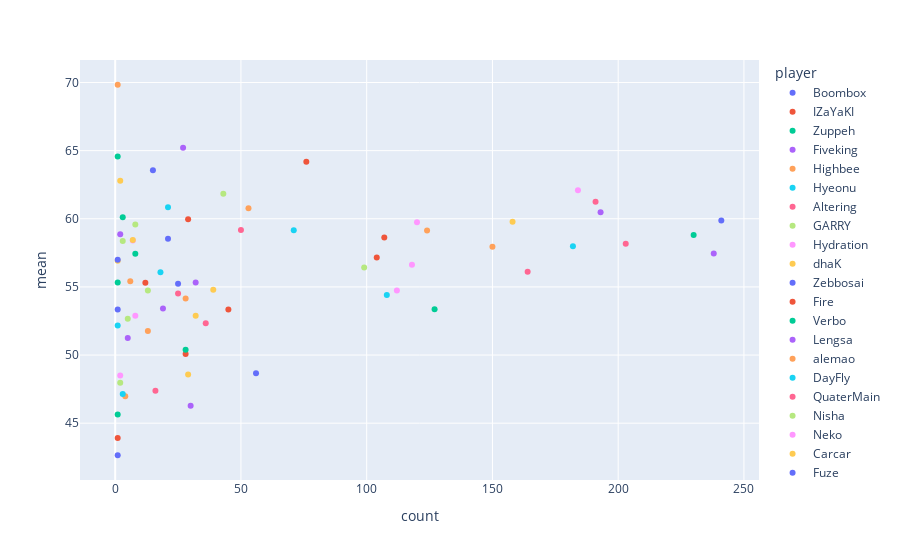

The notebook cell saved with this chart:
### Code cell
fig2 = px.scatter(winston, x=winston['count'], y=winston['mean'], color=winston['player'])
fig2.show()

### Figure 1 — Plotly figure (JSON) as saved in the notebook; plotly's stock layout.template omitted (floating-point values rounded to 4 significant figures)
{"data": [{"hovertemplate": "player=Boombox<br>count=%{x}<br>mean=%{y}<extra></extra>", "legendgroup": "Boombox", "marker": {"color": "#636efa", "symbol": "circle"}, "mode": "markers", "name": "Boombox", "orientation": "v", "showlegend": true, "type": "scatter", "x": [1], "xaxis": "x", "y": [42.65], "yaxis": "y"}, {"hovertemplate": "player=IZaYaKI<br>count=%{x}<br>mean=%{y}<extra></extra>", "legendgroup": "IZaYaKI", "marker": {"color": "#EF553B", "symbol": "circle"}, "mode": "markers", "name": "IZaYaKI", "orientation": "v", "showlegend": true, "type": "scatter", "x": [1], "xaxis": "x", "y": [43.91], "yaxis": "y"}, {"hovertemplate": "player=Zuppeh<br>count=%{x}<br>mean=%{y}<extra></extra>", "legendgroup": "Zuppeh", "marker": {"color": "#00cc96", "symbol": "circle"}, "mode": "markers", "name": "Zuppeh", "orientation": "v", "showlegend": true, "type": "scatter", "x": [1], "xaxis": "x", "y": [45.64], "yaxis": "y"}, {"hovertemplate": "player=Fiveking<br>count=%{x}<br>mean=%{y}<extra></extra>", "legendgroup": "Fiveking", "marker": {"color": "#ab63fa", "symbol": "circle"}, "mode": "markers", "name": "Fiveking", "orientation": "v", "showlegend": true, "type": "scatter", "x": [30], "xaxis": "x", "y": [46.28], "yaxis": "y"}, {"hovertemplate": "player=Highbee<br>count=%{x}<br>mean=%{y}<extra></extra>", "legendgroup": "Highbee", "marker": {"color": "#FFA15A", "symbol": "circle"}, "mode": "markers", "name": "Highbee", "orientation": "v", "showlegend": true, "type": "scatter", "x": [4], "xaxis": "x", "y": [46.98], "yaxis": "y"}, {"hovertemplate": "player=Hyeonu<br>count=%{x}<br>mean=%{y}<extra></extra>", "legendgroup": "Hyeonu", "marker": {"color": "#19d3f3", "symbol": "circle"}, "mode": "markers", "name": "Hyeonu", "orientation": "v", "showlegend": true, "type": "scatter", "x": [3], "xaxis": "x", "y": [47.14], "yaxis": "y"}, {"hovertemplate": "player=Altering<br>count=%{x}<br>mean=%{y}<extra></extra>", "legendgroup": "Altering", "marker": {"color": "#FF6692", "symbol": "circle"}, "mode": "markers", "name": "Altering", "orientation": "v", "showlegend": true, "type": "scatter", "x": [16], "xaxis": "x", "y": [47.38], "yaxis": "y"}, {"hovertemplate": "player=GARRY<br>count=%{x}<br>mean=%{y}<extra></extra>", "legendgroup": "GARRY", "marker": {"color": "#B6E880", "symbol": "circle"}, "mode": "markers", "name": "GARRY", "orientation": "v", "showlegend": true, "type": "scatter", "x": [2], "xaxis": "x", "y": [47.97], "yaxis": "y"}, {"hovertemplate": "player=Hydration<br>count=%{x}<br>mean=%{y}<extra></extra>", "legendgroup": "Hydration", "marker": {"color": "#FF97FF", "symbol": "circle"}, "mode": "markers", "name": "Hydration", "orientation": "v", "showlegend": true, "type": "scatter", "x": [2], "xaxis": "x", "y": [48.5], "yaxis": "y"}, {"hovertemplate": "player=dhaK<br>count=%{x}<br>mean=%{y}<extra></extra>", "legendgroup": "dhaK", "marker": {"color": "#FECB52", "symbol": "circle"}, "mode": "markers", "name": "dhaK", "orientation": "v", "showlegend": true, "type": "scatter", "x": [29], "xaxis": "x", "y": [48.56], "yaxis": "y"}, {"hovertemplate": "player=Zebbosai<br>count=%{x}<br>mean=%{y}<extra></extra>", "legendgroup": "Zebbosai", "marker": {"color": "#636efa", "symbol": "circle"}, "mode": "markers", "name": "Zebbosai", "orientation": "v", "showlegend": true, "type": "scatter", "x": [56], "xaxis": "x", "y": [48.66], "yaxis": "y"}, {"hovertemplate": "player=Fire<br>count=%{x}<br>mean=%{y}<extra></extra>", "legendgroup": "Fire", "marker": {"color": "#EF553B", "symbol": "circle"}, "mode": "markers", "name": "Fire", "orientation": "v", "showlegend": true, "type": "scatter", "x": [28], "xaxis": "x", "y": [50.07], "yaxis": "y"}, {"hovertemplate": "player=Verbo<br>count=%{x}<br>mean=%{y}<extra></extra>", "legendgroup": "Verbo", "marker": {"color": "#00cc96", "symbol": "circle"}, "mode": "markers", "name": "Verbo", "orientation": "v", "showlegend": true, "type": "scatter", "x": [28], "xaxis": "x", "y": [50.4], "yaxis": "y"}, {"hovertemplate": "player=Lengsa<br>count=%{x}<br>mean=%{y}<extra></extra>", "legendgroup": "Lengsa", "marker": {"color": "#ab63fa", "symbol": "circle"}, "mode": "markers", "name": "Lengsa", "orientation": "v", "showlegend": true, "type": "scatter", "x": [5], "xaxis": "x", "y": [51.24], "yaxis": "y"}, {"hovertemplate": "player=alemao<br>count=%{x}<br>mean=%{y}<extra></extra>", "legendgroup": "alemao", "marker": {"color": "#FFA15A", "symbol": "circle"}, "mode": "markers", "name": "alemao", "orientation": "v", "showlegend": true, "type": "scatter", "x": [13], "xaxis": "x", "y": [51.77], "yaxis": "y"}, {"hovertemplate": "player=DayFly<br>count=%{x}<br>mean=%{y}<extra></extra>", "legendgroup": "DayFly", "marker": {"color": "#19d3f3", "symbol": "circle"}, "mode": "markers", "name": "DayFly", "orientation": "v", "showlegend": true, "type": "scatter", "x": [1], "xaxis": "x", "y": [52.17], "yaxis": "y"}, {"hovertemplate": "player=QuaterMain<br>count=%{x}<br>mean=%{y}<extra></extra>", "legendgroup": "QuaterMain", "marker": {"color": "#FF6692", "symbol": "circle"}, "mode": "markers", "name": "QuaterMain", "orientation": "v", "showlegend": true, "type": "scatter", "x": [36], "xaxis": "x", "y": [52.34], "yaxis": "y"}, {"hovertemplate": "player=Nisha<br>count=%{x}<br>mean=%{y}<extra></extra>", "legendgroup": "Nisha", "marker": {"color": "#B6E880", "symbol": "circle"}, "mode": "markers", "name": "Nisha", "orientation": "v", "showlegend": true, "type": "scatter", "x": [5], "xaxis": "x", "y": [52.67], "yaxis": "y"}, {"hovertemplate": "player=Neko<br>count=%{x}<br>mean=%{y}<extra></extra>", "legendgroup": "Neko", "marker": {"color": "#FF97FF", "symbol": "circle"}, "mode": "markers", "name": "Neko", "orientation": "v", "showlegend": true, "type": "scatter", "x": [8], "xaxis": "x", "y": [52.88], "yaxis": "y"}, {"hovertemplate": "player=Carcar<br>count=%{x}<br>mean=%{y}<extra></extra>", "legendgroup": "Carcar", "marker": {"color": "#FECB52", "symbol": "circle"}, "mode": "markers", "name": "Carcar", "orientation": "v", "showlegend": true, "type": "scatter", "x": [32], "xaxis": "x", "y": [52.88], "yaxis": "y"}, {"hovertemplate": "player=Fuze<br>count=%{x}<br>mean=%{y}<extra></extra>", "legendgroup": "Fuze", "marker": {"color": "#636efa", "symbol": "circle"}, "mode": "markers", "name": "Fuze", "orientation": "v", "showlegend": true, "type": "scatter", "x": [1], "xaxis": "x", "y": [53.35], "yaxis": "y"}, {"hovertemplate": "player=HarryHook<br>count=%{x}<br>mean=%{y}<extra></extra>", "legendgroup": "HarryHook", "marker": {"color": "#EF553B", "symbol": "circle"}, "mode": "markers", "name": "HarryHook", "orientation": "v", "showlegend": true, "type": "scatter", "x": [45], "xaxis": "x", "y": [53.35], "yaxis": "y"}, {"hovertemplate": "player=Boink<br>count=%{x}<br>mean=%{y}<extra></extra>", "legendgroup": "Boink", "marker": {"color": "#00cc96", "symbol": "circle"}, "mode": "markers", "name": "Boink", "orientation": "v", "showlegend": true, "type": "scatter", "x": [127], "xaxis": "x", "y": [53.36], "yaxis": "y"}, {"hovertemplate": "player=Mandu<br>count=%{x}<br>mean=%{y}<extra></extra>", "legendgroup": "Mandu", "marker": {"color": "#ab63fa", "symbol": "circle"}, "mode": "markers", "name": "Mandu", "orientation": "v", "showlegend": true, "type": "scatter", "x": [19], "xaxis": "x", "y": [53.41], "yaxis": "y"}, {"hovertemplate": "player=Halo<br>count=%{x}<br>mean=%{y}<extra></extra>", "legendgroup": "Halo", "marker": {"color": "#FFA15A", "symbol": "circle"}, "mode": "markers", "name": "Halo", "orientation": "v", "showlegend": true, "type": "scatter", "x": [28], "xaxis": "x", "y": [54.14], "yaxis": "y"}, {"hovertemplate": "player=Custa<br>count=%{x}<br>mean=%{y}<extra></extra>", "legendgroup": "Custa", "marker": {"color": "#19d3f3", "symbol": "circle"}, "mode": "markers", "name": "Custa", "orientation": "v", "showlegend": true, "type": "scatter", "x": [108], "xaxis": "x", "y": [54.41], "yaxis": "y"}, {"hovertemplate": "player=Fahzix<br>count=%{x}<br>mean=%{y}<extra></extra>", "legendgroup": "Fahzix", "marker": {"color": "#FF6692", "symbol": "circle"}, "mode": "markers", "name": "Fahzix", "orientation": "v", "showlegend": true, "type": "scatter", "x": [25], "xaxis": "x", "y": [54.52], "yaxis": "y"}, {"hovertemplate": "player=Friday<br>count=%{x}<br>mean=%{y}<extra></extra>", "legendgroup": "Friday", "marker": {"color": "#B6E880", "symbol": "circle"}, "mode": "markers", "name": "Friday", "orientation": "v", "showlegend": true, "type": "scatter", "x": [13], "xaxis": "x", "y": [54.74], "yaxis": "y"}, {"hovertemplate": "player=ArK<br>count=%{x}<br>mean=%{y}<extra></extra>", "legendgroup": "ArK", "marker": {"color": "#FF97FF", "symbol": "circle"}, "mode": "markers", "name": "ArK", "orientation": "v", "showlegend": true, "type": "scatter", "x": [112], "xaxis": "x", "y": [54.75], "yaxis": "y"}, {"hovertemplate": "player=Aid<br>count=%{x}<br>mean=%{y}<extra></extra>", "legendgroup": "Aid", "marker": {"color": "#FECB52", "symbol": "circle"}, "mode": "markers", "name": "Aid", "orientation": "v", "showlegend": true, "type": "scatter", "x": [39], "xaxis": "x", "y": [54.79], "yaxis": "y"}, {"hovertemplate": "player=KuKi<br>count=%{x}<br>mean=%{y}<extra></extra>", "legendgroup": "KuKi", "marker": {"color": "#636efa", "symbol": "circle"}, "mode": "markers", "name": "KuKi", "orientation": "v", "showlegend": true, "type": "scatter", "x": [25], "xaxis": "x", "y": [55.23], "yaxis": "y"}, {"hovertemplate": "player=Swimmer<br>count=%{x}<br>mean=%{y}<extra></extra>", "legendgroup": "Swimmer", "marker": {"color": "#EF553B", "symbol": "circle"}, "mode": "markers", "name": "Swimmer", "orientation": "v", "showlegend": true, "type": "scatter", "x": [12], "xaxis": "x", "y": [55.3], "yaxis": "y"}, {"hovertemplate": "player=Shaz<br>count=%{x}<br>mean=%{y}<extra></extra>", "legendgroup": "Shaz", "marker": {"color": "#00cc96", "symbol": "circle"}, "mode": "markers", "name": "Shaz", "orientation": "v", "showlegend": true, "type": "scatter", "x": [1], "xaxis": "x", "y": [55.32], "yaxis": "y"}, {"hovertemplate": "player=SanGuiNar<br>count=%{x}<br>mean=%{y}<extra></extra>", "legendgroup": "SanGuiNar", "marker": {"color": "#ab63fa", "symbol": "circle"}, "mode": "markers", "name": "SanGuiNar", "orientation": "v", "showlegend": true, "type": "scatter", "x": [32], "xaxis": "x", "y": [55.32], "yaxis": "y"}, {"hovertemplate": "player=Gambler<br>count=%{x}<br>mean=%{y}<extra></extra>", "legendgroup": "Gambler", "marker": {"color": "#FFA15A", "symbol": "circle"}, "mode": "markers", "name": "Gambler", "orientation": "v", "showlegend": true, "type": "scatter", "x": [6], "xaxis": "x", "y": [55.42], "yaxis": "y"}, {"hovertemplate": "player=Paintbrush<br>count=%{x}<br>mean=%{y}<extra></extra>", "legendgroup": "Paintbrush", "marker": {"color": "#19d3f3", "symbol": "circle"}, "mode": "markers", "name": "Paintbrush", "orientation": "v", "showlegend": true, "type": "scatter", "x": [18], "xaxis": "x", "y": [56.08], "yaxis": "y"}, {"hovertemplate": "player=Kellex<br>count=%{x}<br>mean=%{y}<extra></extra>", "legendgroup": "Kellex", "marker": {"color": "#FF6692", "symbol": "circle"}, "mode": "markers", "name": "Kellex", "orientation": "v", "showlegend": true, "type": "scatter", "x": [164], "xaxis": "x", "y": [56.1], "yaxis": "y"}, {"hovertemplate": "player=Yveltal<br>count=%{x}<br>mean=%{y}<extra></extra>", "legendgroup": "Yveltal", "marker": {"color": "#B6E880", "symbol": "circle"}, "mode": "markers", "name": "Yveltal", "orientation": "v", "showlegend": true, "type": "scatter", "x": [99], "xaxis": "x", "y": [56.43], "yaxis": "y"}, {"hovertemplate": "player=Kris<br>count=%{x}<br>mean=%{y}<extra></extra>", "legendgroup": "Kris", "marker": {"color": "#FF97FF", "symbol": "circle"}, "mode": "markers", "name": "Kris", "orientation": "v", "showlegend": true, "type": "scatter", "x": [118], "xaxis": "x", "y": [56.63], "yaxis": "y"}, {"hovertemplate": "player=ryujehong<br>count=%{x}<br>mean=%{y}<extra></extra>", "legendgroup": "ryujehong", "marker": {"color": "#FECB52", "symbol": "circle"}, "mode": "markers", "name": "ryujehong", "orientation": "v", "showlegend": true, "type": "scatter", "x": [1], "xaxis": "x", "y": [56.92], "yaxis": "y"}, {"hovertemplate": "player=GangNamJin<br>count=%{x}<br>mean=%{y}<extra></extra>", "legendgroup": "GangNamJin", "marker": {"color": "#636efa", "symbol": "circle"}, "mode": "markers", "name": "GangNamJin", "orientation": "v", "showlegend": true, "type": "scatter", "x": [1], "xaxis": "x", "y": [56.99], "yaxis": "y"}, {"hovertemplate": "player=Kruise<br>count=%{x}<br>mean=%{y}<extra></extra>", "legendgroup": "Kruise", "marker": {"color": "#EF553B", "symbol": "circle"}, "mode": "markers", "name": "Kruise", "orientation": "v", "showlegend": true, "type": "scatter", "x": [104], "xaxis": "x", "y": [57.15], "yaxis": "y"}, {"hovertemplate": "player=M1ka<br>count=%{x}<br>mean=%{y}<extra></extra>", "legendgroup": "M1ka", "marker": {"color": "#00cc96", "symbol": "circle"}, "mode": "markers", "name": "M1ka", "orientation": "v", "showlegend": true, "type": "scatter", "x": [8], "xaxis": "x", "y": [57.43], "yaxis": "y"}, {"hovertemplate": "player=BigG00se<br>count=%{x}<br>mean=%{y}<extra></extra>", "legendgroup": "BigG00se", "marker": {"color": "#ab63fa", "symbol": "circle"}, "mode": "markers", "name": "BigG00se", "orientation": "v", "showlegend": true, "type": "scatter", "x": [238], "xaxis": "x", "y": [57.46], "yaxis": "y"}, {"hovertemplate": "player=tobi<br>count=%{x}<br>mean=%{y}<extra></extra>", "legendgroup": "tobi", "marker": {"color": "#FFA15A", "symbol": "circle"}, "mode": "markers", "name": "tobi", "orientation": "v", "showlegend": true, "type": "scatter", "x": [150], "xaxis": "x", "y": [57.95], "yaxis": "y"}, {"hovertemplate": "player=Closer<br>count=%{x}<br>mean=%{y}<extra></extra>", "legendgroup": "Closer", "marker": {"color": "#19d3f3", "symbol": "circle"}, "mode": "markers", "name": "Closer", "orientation": "v", "showlegend": true, "type": "scatter", "x": [182], "xaxis": "x", "y": [57.99], "yaxis": "y"}, {"hovertemplate": "player=neptuNo<br>count=%{x}<br>mean=%{y}<extra></extra>", "legendgroup": "neptuNo", "marker": {"color": "#FF6692", "symbol": "circle"}, "mode": "markers", "name": "neptuNo", "orientation": "v", "showlegend": true, "type": "scatter", "x": [203], "xaxis": "x", "y": [58.17], "yaxis": "y"}, {"hovertemplate": "player=KariV<br>count=%{x}<br>mean=%{y}<extra></extra>", "legendgroup": "KariV", "marker": {"color": "#B6E880", "symbol": "circle"}, "mode": "markers", "name": "KariV", "orientation": "v", "showlegend": true, "type": "scatter", "x": [3], "xaxis": "x", "y": [58.36], "yaxis": "y"}, {"hovertemplate": "player=Mano<br>count=%{x}<br>mean=%{y}<extra></extra>", "legendgroup": "Mano", "marker": {"color": "#FF97FF", "symbol": "circle"}, "mode": "markers", "name": "Mano", "orientation": "v", "showlegend": true, "type": "scatter", "x": [7], "xaxis": "x", "y": [58.4], "yaxis": "y"}, {"hovertemplate": "player=Bani<br>count=%{x}<br>mean=%{y}<extra></extra>", "legendgroup": "Bani", "marker": {"color": "#FECB52", "symbol": "circle"}, "mode": "markers", "name": "Bani", "orientation": "v", "showlegend": true, "type": "scatter", "x": [7], "xaxis": "x", "y": [58.45], "yaxis": "y"}, {"hovertemplate": "player=ANSOONJAE<br>count=%{x}<br>mean=%{y}<extra></extra>", "legendgroup": "ANSOONJAE", "marker": {"color": "#636efa", "symbol": "circle"}, "mode": "markers", "name": "ANSOONJAE", "orientation": "v", "showlegend": true, "type": "scatter", "x": [21], "xaxis": "x", "y": [58.53], "yaxis": "y"}, {"hovertemplate": "player=NUS<br>count=%{x}<br>mean=%{y}<extra></extra>", "legendgroup": "NUS", "marker": {"color": "#EF553B", "symbol": "circle"}, "mode": "markers", "name": "NUS", "orientation": "v", "showlegend": true, "type": "scatter", "x": [107], "xaxis": "x", "y": [58.64], "yaxis": "y"}, {"hovertemplate": "player=Masaa<br>count=%{x}<br>mean=%{y}<extra></extra>", "legendgroup": "Masaa", "marker": {"color": "#00cc96", "symbol": "circle"}, "mode": "markers", "name": "Masaa", "orientation": "v", "showlegend": true, "type": "scatter", "x": [230], "xaxis": "x", "y": [58.81], "yaxis": "y"}, {"hovertemplate": "player=Elk<br>count=%{x}<br>mean=%{y}<extra></extra>", "legendgroup": "Elk", "marker": {"color": "#ab63fa", "symbol": "circle"}, "mode": "markers", "name": "Elk", "orientation": "v", "showlegend": true, "type": "scatter", "x": [2], "xaxis": "x", "y": [58.87], "yaxis": "y"}, {"hovertemplate": "player=Chara<br>count=%{x}<br>mean=%{y}<extra></extra>", "legendgroup": "Chara", "marker": {"color": "#FFA15A", "symbol": "circle"}, "mode": "markers", "name": "Chara", "orientation": "v", "showlegend": true, "type": "scatter", "x": [124], "xaxis": "x", "y": [59.14], "yaxis": "y"}, {"hovertemplate": "player=CoMa<br>count=%{x}<br>mean=%{y}<extra></extra>", "legendgroup": "CoMa", "marker": {"color": "#19d3f3", "symbol": "circle"}, "mode": "markers", "name": "CoMa", "orientation": "v", "showlegend": true, "type": "scatter", "x": [71], "xaxis": "x", "y": [59.16], "yaxis": "y"}, {"hovertemplate": "player=RoKy<br>count=%{x}<br>mean=%{y}<extra></extra>", "legendgroup": "RoKy", "marker": {"color": "#FF6692", "symbol": "circle"}, "mode": "markers", "name": "RoKy", "orientation": "v", "showlegend": true, "type": "scatter", "x": [50], "xaxis": "x", "y": [59.18], "yaxis": "y"}, {"hovertemplate": "player=Viol2t<br>count=%{x}<br>mean=%{y}<extra></extra>", "legendgroup": "Viol2t", "marker": {"color": "#B6E880", "symbol": "circle"}, "mode": "markers", "name": "Viol2t", "orientation": "v", "showlegend": true, "type": "scatter", "x": [8], "xaxis": "x", "y": [59.58], "yaxis": "y"}, {"hovertemplate": "player=FDGod<br>count=%{x}<br>mean=%{y}<extra></extra>", "legendgroup": "FDGod", "marker": {"color": "#FF97FF", "symbol": "circle"}, "mode": "markers", "name": "FDGod", "orientation": "v", "showlegend": true, "type": "scatter", "x": [120], "xaxis": "x", "y": [59.74], "yaxis": "y"}, {"hovertemplate": "player=iDK<br>count=%{x}<br>mean=%{y}<extra></extra>", "legendgroup": "iDK", "marker": {"color": "#FECB52", "symbol": "circle"}, "mode": "markers", "name": "iDK", "orientation": "v", "showlegend": true, "type": "scatter", "x": [158], "xaxis": "x", "y": [59.79], "yaxis": "y"}, {"hovertemplate": "player=moth<br>count=%{x}<br>mean=%{y}<extra></extra>", "legendgroup": "moth", "marker": {"color": "#636efa", "symbol": "circle"}, "mode": "markers", "name": "moth", "orientation": "v", "showlegend": true, "type": "scatter", "x": [241], "xaxis": "x", "y": [59.87], "yaxis": "y"}, {"hovertemplate": "player=Faith<br>count=%{x}<br>mean=%{y}<extra></extra>", "legendgroup": "Faith", "marker": {"color": "#EF553B", "symbol": "circle"}, "mode": "markers", "name": "Faith", "orientation": "v", "showlegend": true, "type": "scatter", "x": [29], "xaxis": "x", "y": [59.96], "yaxis": "y"}, {"hovertemplate": "player=Bdosin<br>count=%{x}<br>mean=%{y}<extra></extra>", "legendgroup": "Bdosin", "marker": {"color": "#00cc96", "symbol": "circle"}, "mode": "markers", "name": "Bdosin", "orientation": "v", "showlegend": true, "type": "scatter", "x": [3], "xaxis": "x", "y": [60.11], "yaxis": "y"}, {"hovertemplate": "player=Jecse<br>count=%{x}<br>mean=%{y}<extra></extra>", "legendgroup": "Jecse", "marker": {"color": "#ab63fa", "symbol": "circle"}, "mode": "markers", "name": "Jecse", "orientation": "v", "showlegend": true, "type": "scatter", "x": [193], "xaxis": "x", "y": [60.48], "yaxis": "y"}, {"hovertemplate": "player=RaiN<br>count=%{x}<br>mean=%{y}<extra></extra>", "legendgroup": "RaiN", "marker": {"color": "#FFA15A", "symbol": "circle"}, "mode": "markers", "name": "RaiN", "orientation": "v", "showlegend": true, "type": "scatter", "x": [53], "xaxis": "x", "y": [60.78], "yaxis": "y"}, {"hovertemplate": "player=Joobi<br>count=%{x}<br>mean=%{y}<extra></extra>", "legendgroup": "Joobi", "marker": {"color": "#19d3f3", "symbol": "circle"}, "mode": "markers", "name": "Joobi", "orientation": "v", "showlegend": true, "type": "scatter", "x": [21], "xaxis": "x", "y": [60.84], "yaxis": "y"}, {"hovertemplate": "player=SLIME<br>count=%{x}<br>mean=%{y}<extra></extra>", "legendgroup": "SLIME", "marker": {"color": "#FF6692", "symbol": "circle"}, "mode": "markers", "name": "SLIME", "orientation": "v", "showlegend": true, "type": "scatter", "x": [191], "xaxis": "x", "y": [61.26], "yaxis": "y"}, {"hovertemplate": "player=LeeJaeGon<br>count=%{x}<br>mean=%{y}<extra></extra>", "legendgroup": "LeeJaeGon", "marker": {"color": "#B6E880", "symbol": "circle"}, "mode": "markers", "name": "LeeJaeGon", "orientation": "v", "showlegend": true, "type": "scatter", "x": [43], "xaxis": "x", "y": [61.84], "yaxis": "y"}, {"hovertemplate": "player=Anamo<br>count=%{x}<br>mean=%{y}<extra></extra>", "legendgroup": "Anamo", "marker": {"color": "#FF97FF", "symbol": "circle"}, "mode": "markers", "name": "Anamo", "orientation": "v", "showlegend": true, "type": "scatter", "x": [184], "xaxis": "x", "y": [62.1], "yaxis": "y"}, {"hovertemplate": "player=Fielder<br>count=%{x}<br>mean=%{y}<extra></extra>", "legendgroup": "Fielder", "marker": {"color": "#FECB52", "symbol": "circle"}, "mode": "markers", "name": "Fielder", "orientation": "v", "showlegend": true, "type": "scatter", "x": [2], "xaxis": "x", "y": [62.79], "yaxis": "y"}, {"hovertemplate": "player=dridro<br>count=%{x}<br>mean=%{y}<extra></extra>", "legendgroup": "dridro", "marker": {"color": "#636efa", "symbol": "circle"}, "mode": "markers", "name": "dridro", "orientation": "v", "showlegend": true, "type": "scatter", "x": [15], "xaxis": "x", "y": [63.56], "yaxis": "y"}, {"hovertemplate": "player=FunnyAstro<br>count=%{x}<br>mean=%{y}<extra></extra>", "legendgroup": "FunnyAstro", "marker": {"color": "#EF553B", "symbol": "circle"}, "mode": "markers", "name": "FunnyAstro", "orientation": "v", "showlegend": true, "type": "scatter", "x": [76], "xaxis": "x", "y": [64.19], "yaxis": "y"}, {"hovertemplate": "player=Greyy<br>count=%{x}<br>mean=%{y}<extra></extra>", "legendgroup": "Greyy", "marker": {"color": "#00cc96", "symbol": "circle"}, "mode": "markers", "name": "Greyy", "orientation": "v", "showlegend": true, "type": "scatter", "x": [1], "xaxis": "x", "y": [64.57], "yaxis": "y"}, {"hovertemplate": "player=LeeJaegon<br>count=%{x}<br>mean=%{y}<extra></extra>", "legendgroup": "LeeJaegon", "marker": {"color": "#ab63fa", "symbol": "circle"}, "mode": "markers", "name": "LeeJaegon", "orientation": "v", "showlegend": true, "type": "scatter", "x": [27], "xaxis": "x", "y": [65.21], "yaxis": "y"}, {"hovertemplate": "player=Ttuba<br>count=%{x}<br>mean=%{y}<extra></extra>", "legendgroup": "Ttuba", "marker": {"color": "#FFA15A", "symbol": "circle"}, "mode": "markers", "name": "Ttuba", "orientation": "v", "showlegend": true, "type": "scatter", "x": [1], "xaxis": "x", "y": [69.84], "yaxis": "y"}], "layout": {"autosize": true, "legend": {"title": {"text": "player"}, "tracegroupgap": 0}, "margin": {"t": 60}, "xaxis": {"anchor": "y", "autorange": true, "domain": [0, 1], "range": [-13.42, 255.4], "title": {"text": "count"}, "type": "linear"}, "yaxis": {"anchor": "x", "autorange": true, "domain": [0, 1], "range": [40.54, 71.94], "title": {"text": "mean"}, "type": "linear"}}}
